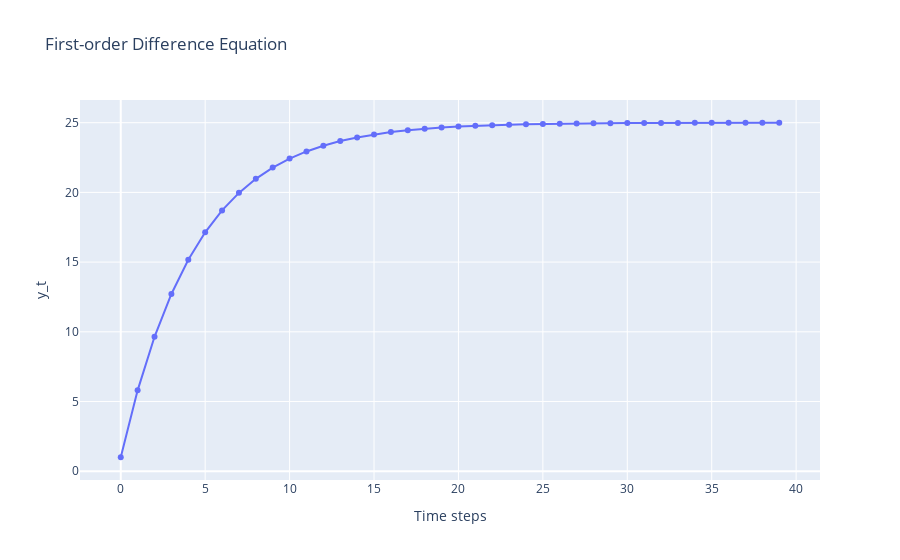

The notebook cell this image was saved under:
### Code cell
# First-order difference equation
a = 0.8
b = 5
n_steps = 40

# Initial condition
y = np.zeros(n_steps)
y[0] = 1  # Starting point

# Compute the values of y_t over time
for t in range(1, n_steps):
    y[t] = a * y[t-1] + b

# Plot the result
fig = go.Figure()
fig.add_trace(go.Scatter(x=np.arange(n_steps), y=y, mode='lines+markers', name='y_t'))
fig.update_layout(title="First-order Difference Equation", xaxis_title="Time steps", yaxis_title="y_t")
fig.show()

### Figure 1 — Plotly figure (JSON) as saved in the notebook; plotly's stock layout.template omitted (floating-point values rounded to 4 significant figures)
{"data": [{"mode": "lines+markers", "name": "y_t", "type": "scatter", "x": [0, 1, 2, 3, 4, 5, 6, 7, 8, 9, 10, 11, 12, 13, 14, 15, 16, 17, 18, 19, 20, 21, 22, 23, 24, 25, 26, 27, 28, 29, 30, 31, 32, 33, 34, 35, 36, 37, 38, 39], "y": [1, 5.8, 9.64, 12.71, 15.17, 17.14, 18.71, 19.97, 20.97, 21.78, 22.42, 22.94, 23.35, 23.68, 23.94, 24.16, 24.32, 24.46, 24.57, 24.65, 24.72, 24.78, 24.82, 24.86, 24.89, 24.91, 24.93, 24.94, 24.95, 24.96, 24.97, 24.98, 24.98, 24.98, 24.99, 24.99, 24.99, 24.99, 25.0, 25.0]}], "layout": {"title": {"text": "First-order Difference Equation"}, "xaxis": {"title": {"text": "Time steps"}}, "yaxis": {"title": {"text": "y_t"}}}}
